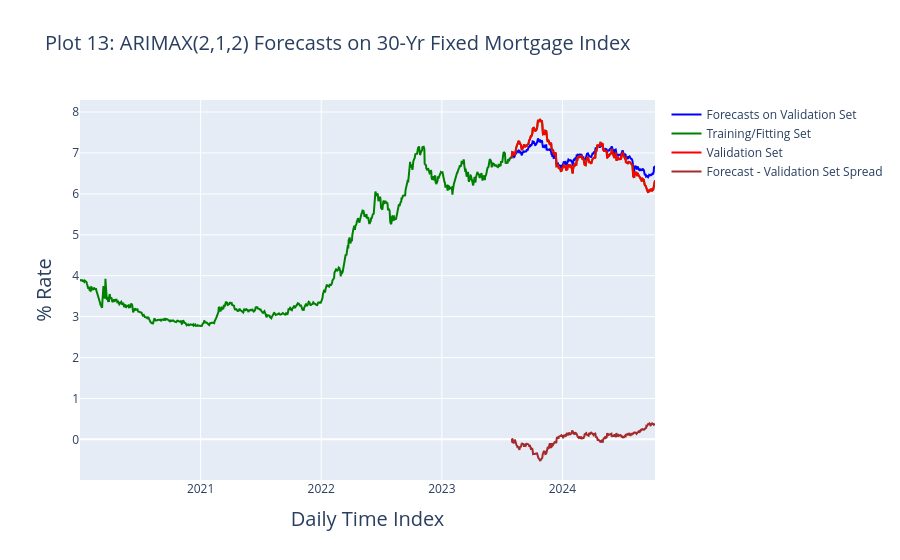

Source (notebook cell):
### Markdown cell above
Confirmed by Ljung-Box and Box-Pierce tests and visualizations (see above plots) that in-sample errors/residuals from the model are random white noise (normal IID)

### Code cell
# visualize forecasts and validation set
fig = go.Figure()

# Forecasts
fig.add_trace(go.Scatter(
    x=y_pred.index, 
    y=y_pred[y_pred.columns[0]], 
    mode='lines', 
    name='Forecasts on Validation Set',
    line=dict(color='blue')
    
))

# Training/Fitting Set
fig.add_trace(go.Scatter(
    x=df.index, 
    y=df['OBMMIC30YF'], 
    mode='lines', 
    name='Training/Fitting Set',
    line=dict(color='green')
))

# Validation Set
fig.add_trace(go.Scatter(
    x=X_val.index, 
    y=df['OBMMIC30YF'].loc[X_val.index], 
    mode='lines', 
    name='Validation Set',
    line=dict(color='red')
))

# Validation Set
fig.add_trace(go.Scatter(
    x=X_val.index, 
    y=y_pred[y_pred.columns[0]] - df['OBMMIC30YF'].loc[X_val.index], 
    mode='lines', 
    name='Forecast - Validation Set Spread',
    line=dict(color='brown')
))

fig.update_layout(title={'text':'Plot 13: ARIMAX(2,1,2) Forecasts on 30-Yr Fixed Mortgage Index',
                            'font': dict(size=20)}, 
                            xaxis_title='Daily Time Index', 
                            yaxis_title='% Rate')

fig.update_xaxes(title_font=dict(size=20))
fig.update_yaxes(title_font=dict(size=20))

fig.show()

### Figure 1 — Plotly figure (JSON) as saved in the notebook; plotly's stock layout.template omitted (floating-point values rounded to 4 significant figures; data arrays with more than 128 entries replaced by an {"elided": "..."} marker saying what was removed)
{"data": [{"line": {"color": "blue"}, "mode": "lines", "name": "Forecasts on Validation Set", "type": "scatter", "x": {"elided": "299 str values"}, "y": {"elided": "299 float values"}}, {"line": {"color": "green"}, "mode": "lines", "name": "Training/Fitting Set", "type": "scatter", "x": {"elided": "1194 str values"}, "y": {"elided": "1194 float values"}}, {"line": {"color": "red"}, "mode": "lines", "name": "Validation Set", "type": "scatter", "x": {"elided": "299 str values"}, "y": {"elided": "299 float values"}}, {"line": {"color": "brown"}, "mode": "lines", "name": "Forecast - Validation Set Spread", "type": "scatter", "x": {"elided": "299 str values"}, "y": {"elided": "299 float values"}}], "layout": {"title": {"font": {"size": 20}, "text": "Plot 13: ARIMAX(2,1,2) Forecasts on 30-Yr Fixed Mortgage Index"}, "xaxis": {"title": {"font": {"size": 20}, "text": "Daily Time Index"}}, "yaxis": {"title": {"font": {"size": 20}, "text": "% Rate"}}}}
